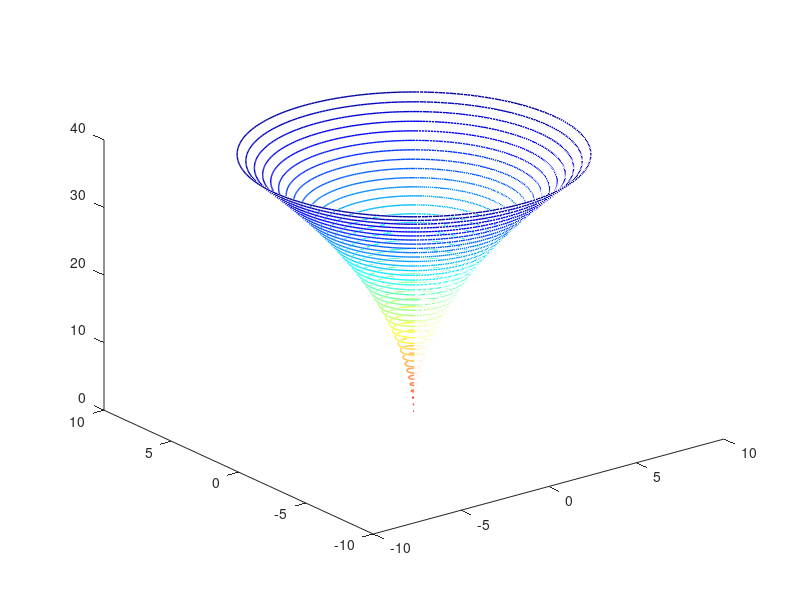

This chart was generated by the following MATLAB code:
%% Question1 (Measuring Time)

startRange = 0;
endRange = 2*pi;
numberOfElements = 20000;
numberOfSineFunctions = 5000;

%% Variant 1

sineMatrix = zeros(numberOfSineFunctions, numberOfElements);
tic
for i = 1 : numberOfSineFunctions
 rangeForSine = linspace(startRange, i * endRange, numberOfElements);
 sineMatrix(i,:) = 1/i * sin(rangeForSine);
end
toc

%% Variant 2 

sawtoothVector = zeros(1, numberOfElements);
tic
for i = 1 : numberOfSineFunctions
 rangeForSine = linspace(startRange, i * endRange, numberOfElements);
 sawtoothVector = sawtoothVector + 1/i * sin(rangeForSine);
end
toc

%% Variant 3

sawtoothVector = zeros(1, numberOfElements);
rangeForSine = linspace(startRange, endRange, numberOfElements);
tic
for i = 1 : numberOfSineFunctions
 sawtoothVector = sawtoothVector + 1/i * sin(i*rangeForSine);
end
toc
%% Question3(command)
h0 = input('Please enter a number and confirm it by pressing enter: ');
v0 = input('Please enter a number and confirm it by pressing enter: ');
g = -9.81;
t = linspace(0,10,1000001);
tt = zeros(1,size(t,2));
for i=1:size(t,2)
    tt(i) = t(i) * t(i);
end
v = g*t + v0;
h = g*tt + v0*t + h0;

plot(t, v)
xlabel('Time') 
ylabel('Velocity')
plot(t, h)
xlabel('Time') 
ylabel('Height')

%% Question4 (Create big circle and plot small circles)
r = 1;
x = linspace(0, 2*pi, 300);
plot(r*cos(x), r*sin(x),"linewidth",2,"color",[0 0 0])
hold on
rr=0.1;
idx = 1;
my_color = jet(20);
for i = linspace(0, 2*pi, 20)
 
 plot(cos(i)+rr*cos(x),sin(i)+rr*sin(x),"linewidth",2,"color",my_color(idx,:));
 idx = idx + 1;
end
hold off

%% Question5 (Plot multiple circle in 3D space)
x = linspace(0 , 2*pi, 500);
idx = 1;
c = jet(20);
for r = 0.1:0.1:2
    plot3(r*cos(x), r*sin(x), linspace(10*r, 10*r, 500), "Color", c(idx, :));
    idx = idx+1;
    hold on
end
hold off;

%% Question6 (Create cone whose perimeter increases non-linear)
x= linspace(0, 2*pi, 300);
z=x*0+40;
idx = 1;
my_color = jet(41);
for a = 10 : -0.25 : 0
 r = (4*a^2)/50;
 x1 = r*cos(x);
 y1 = r*sin(x);
 plot3(x1,y1,z,'linewidth',1,'color',my_color(idx,:));
 idx = idx + 1;
 hold on
 z = z-1;
end
hold off